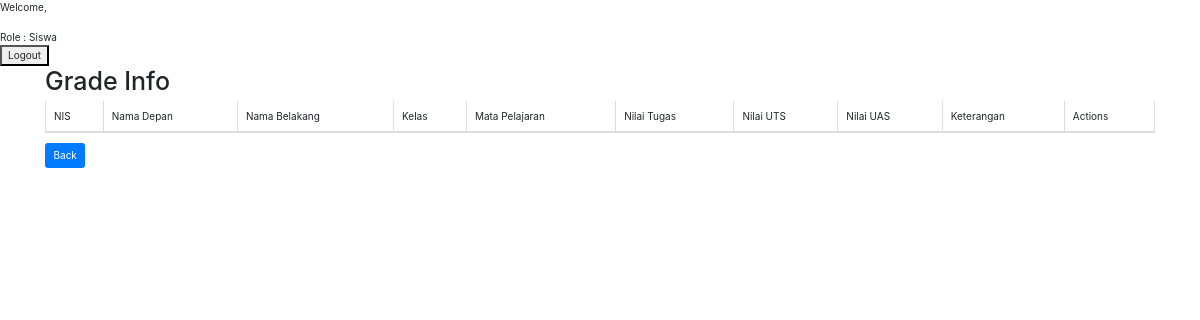
The page /index.php/nilaisiswa_siswa on the database as committed earlier.
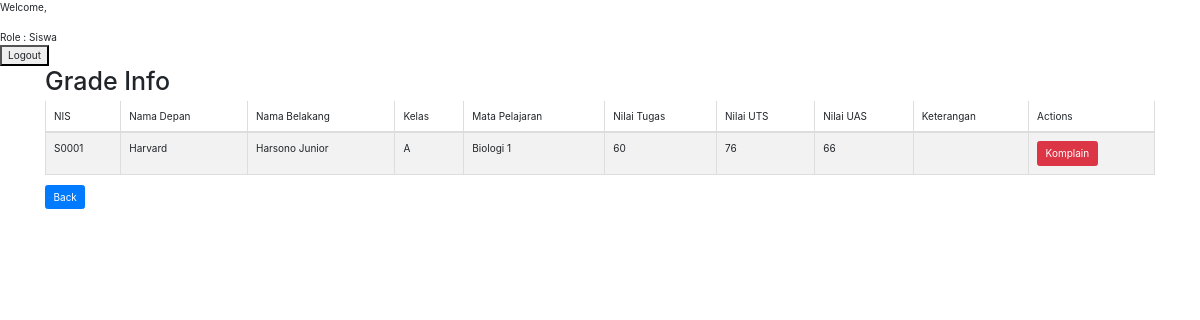
The same page on the database as committed later.
### tables this page shows
CREATE TABLE `nilai_siswa` (
  `id` int(11) NOT NULL,
  `id_subject` varchar(5) NOT NULL,
  `id_siswa` varchar(5) NOT NULL,
  `id_pengajar` varchar(5) NOT NULL,
  `nilai_tugas` int(3) NOT NULL,
  `nilai_uts` int(3) NOT NULL,
  `nilai_uas` int(3) NOT NULL,
  `komplain` int(255) DEFAULT NULL
);

CREATE TABLE `siswa` (
  `id_siswa` varchar(5) NOT NULL,
  `user_id` varchar(10) NOT NULL,
  `id_kelas` varchar(5) NOT NULL,
  `first_name` varchar(255) NOT NULL,
  `last_name` varchar(255) DEFAULT NULL,
  `contact` varchar(255) NOT NULL,
  `address` varchar(255) NOT NULL,
  `keterangan` varchar(255) DEFAULT NULL
);

CREATE TABLE `subject` (
  `id_subject` varchar(5) NOT NULL,
  `nama_subject` varchar(255) NOT NULL
);

### application/controllers/Nilaisiswa_siswa.php (called while the page is built, shortened)
<?php
class Nilaisiswa_siswa extends CI_Controller{
    function __construct()
    {
        $this->load->model('Data');
    }
    public function index()
    {
    $data['js'] = $this->load->view('include/javascript.php', NULL, TRUE);
    $data['css'] = $this->load->view('include/css.php', NULL, TRUE);
    $data['getnilai'] = $this->Data->get_nilaisiswa();
    $this->load->view('pages/nilaisiswa_siswa.php', $data);
    }
  }
?>

### index.php (called while the page is built, shortened)
<?php
require_once BASEPATH.'core/CodeIgniter.php';

### application/models/Data.php (called while the page is built, shortened)
<?php
class Data extends CI_Model
{
  public function get_nilaisiswa(){
    $query = $this->db->query("SELECT * FROM subject NATURAL JOIN nilai_siswa NATURAL JOIN siswa");
    return $query->result_array();
  }
}

### application/views/pages/nilaisiswa_siswa.php (the view, shortened to what this page needs)
<!DOCTYPE HTML>
<html>
<head>
    <?php
    echo $css;
    echo 'Welcome,<br>' . $_SESSION['uid'] . '<br>Role : Siswa';
    echo form_open('main/logout') . '<form><button name="ret">Logout</button></form>';
    ?>
    <link rel="stylesheet" href="https://maxcdn.bootstrapcdn.com/bootstrap/3.3.6/css/bootstrap.min.css" />
    <link rel="stylesheet" href="https://cdn.datatables.net/1.10.12/css/dataTables.bootstrap.min.css" />
    <link rel="stylesheet" href="https://maxcdn.bootstrapcdn.com/bootstrap/4.0.0/css/bootstrap.min.css">
</head>
<body>
  <div class="container">
    <h1>Grade Info</h1>
    <div class="table-responsive">
      <table id="students" class="table table-striped table-bordered">
        <thead>
          <tr>
            <td>NIS</td>
            <td>Nama Depan</td>
            <td>Nama Belakang</td>
            <td>Kelas</td>
            <td>Mata Pelajaran</td>
            <td>Nilai Tugas</td>
            <td>Nilai UTS</td>
            <td>Nilai UAS</td>
            <td>Keterangan</td>
            <td>Actions</td>
          </tr>
        </thead>
        <?php
        foreach ($getnilai as $row) { ?>
          <tr>
            <td><?php echo $row['id_siswa']; ?></td>
            <td><?php echo $row['first_name']; ?></td>
            <td><?php echo $row['last_name']; ?></td>
            <td><?php echo $row['id_kelas']; ?></td>
            <td><?php echo $row['nama_subject']; ?></td>
            <td><?php echo $row['nilai_tugas']; ?></td>
            <td><?php echo $row['nilai_uts']; ?></td>
            <td><?php echo $row['nilai_uas']; ?></td>
            <td><?php echo $row['keterangan']; ?></td>
            <td>
              <?php
              echo "<a href='#komplain' class='btn btn-danger'>Komplain</a>";
              ?>
            </td>
          </tr>
        <?php } ?>
      </table>
    </div>
    <p><a href="main" class="btn btn-primary">Back</a></p>
  </div>
</body>
</html>

### application/views/include/css.php
<link rel="stylesheet" type="text/css" href="<?php echo base_url('/assets/css/bootstrap.min.css') ?>">
<link rel="stylesheet" type="text/css" href="<?php echo base_url('/assets/css/dataTables.bootstrap4.min.css') ?>">
<link rel="stylesheet" type="text/css" href="<?php echo base_url('/assets/css/jquery.dataTables.min') ?>">

Rows that differ between the two databases and show on the page:
added nilai_siswa: id_siswa "S0001", id_siswa.first_name "Harvard", id_siswa.last_name "Harsono Junior", id_siswa.id_kelas "A", id_subject.nama_subject "Biologi 1", nilai_tugas "60", nilai_uts "76", nilai_uas "66"
